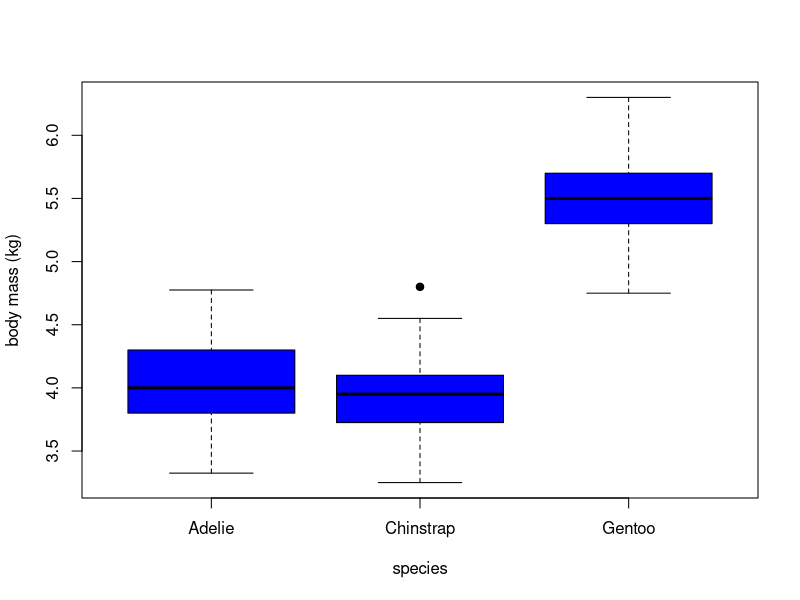
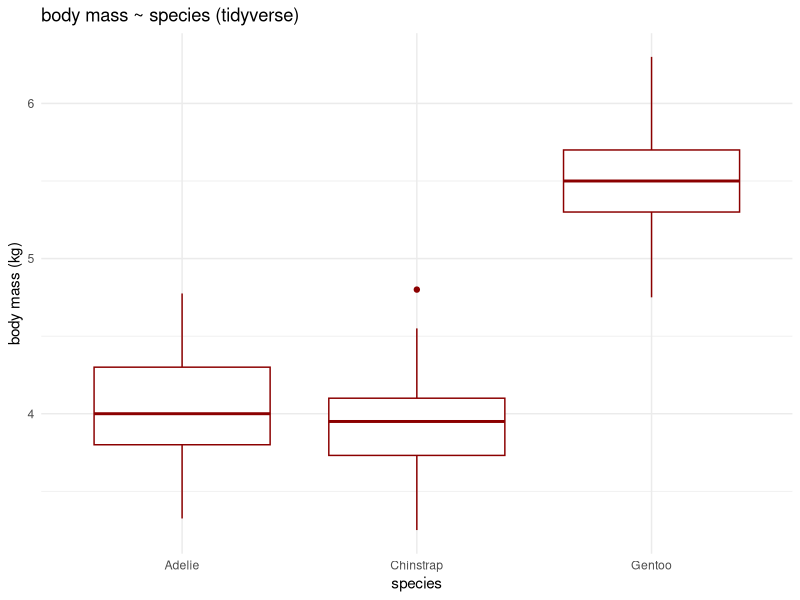

These charts were generated, in order, by the following R code:
## ---- chunk 1
1:6
c(1, 2, 3, 4, 5, 6)
## ---- chunk 2
mi_vector <- 1:6 #con la flecha de asignación lo guardo como un objeto R
mi_vector <- c(1, 2, 3, 4, 5, 6) #pero no lo tengo guardado en mi carpeta
str(mi_vector) #podemos ver la estructura del vector
class(mi_vector)
summary(mi_vector) #y unas estadisticas básicas
## ---- chunk 3
library(palmerpenguins)
library(tidyverse)
data(penguins)
str(penguins) #permite ver la estructura de los datos
glimpse(penguins) #permite ver la estructura de los datos, más organizada
summary(penguins)
## ---- chunk 4
x <- 4.5 
X <- "objeto" # si el objeto contiene letras, usar comillas 
class(x) # función para ver de que clase es nuestro objeto 
## ---- chunk 5

#### readr (read rectangular data) ####
str(penguins)    
glimpse(penguins)   
head(penguins)      
tail(penguins)      
summary(penguins)  
names(penguins)     
dim(penguins)        
nrow(penguins)       
ncol(penguins)      
## ---- chunk 6
penguins_rbase1 <- penguins[, c("species", "body_mass_g", "sex")]
penguins_rbase2 <- penguins[, c(1, 6, 7)]
## ---- chunk 7
penguins_tidy <- penguins |>
  select(species, body_mass_g, sex)
## ---- chunk 8
select_penguins_filtrado <- penguins_rbase1[penguins_rbase1$sex == "male", ]
## ---- chunk 9
select_penguins_filtrado <- filter(penguins_rbase1, sex == "male")

select_penguins_filtrado <- penguins_rbase1 |>
  filter(sex == "male")
## ---- chunk 10
penguins_male_body_kg <- penguins |>
  select(species, body_mass_g, sex) |>
  filter(sex == "male") |> 
  mutate(body_mass_kg = body_mass_g / 1000)|> 
  arrange(body_mass_kg) 
## ---- chunk 11
#sin pipa
penguins_rbase1 <- penguins[penguins_rbase1$sex == "male", c("species", "body_mass_g", "sex")]
penguins_rbase1$body_mass_kg <- penguins_rbase1$body_mass_g / 1000
penguins_sorted <- penguins_rbase1[order(penguins_rbase1$body_mass_kg), ]


## ---- chunk 12
plot(penguins_male_body_kg$species, penguins_male_body_kg$body_mass_kg,
     main = "",
     xlab = "species", 
     ylab = "body mass (kg)",
     pch = 19, col = "blue")
## ---- chunk 13
ggplot(penguins_male_body_kg, aes(x = species, y = body_mass_kg)) +
  geom_boxplot(color = "darkred", size = 0.5) +
  labs(title = "body mass ~ species (tidyverse)",
       x = "species",
       y = "body mass (kg)") +
  theme_minimal()
